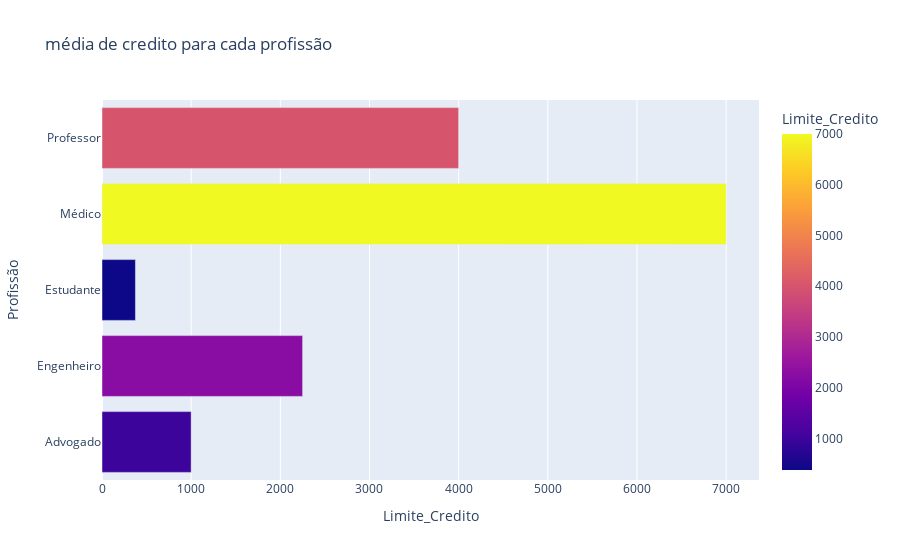

The notebook cell this image was saved under:
### Code cell
# irei calcular a média de credito para cada profissão 
salario_por_credito = df.groupby("Profissão")['Limite_Credito'].mean().reset_index()

# Criando o gráfico de barras horizontais, muito semelhante a biblioteca matplotlib
fig = px.bar(salario_por_credito, x='Limite_Credito', y='Profissão', orientation='h',
             title=' média de credito para cada profissão ',
             labels={"Profissão": "Profissão", 'Limite_Credito': 'Limite_Credito'},
             color="Limite_Credito")
# Exibindo o gráfico
fig.show()

### Figure 1 — Plotly figure (JSON) as saved in the notebook; plotly's stock layout.template omitted (floating-point values rounded to 4 significant figures)
{"data": [{"alignmentgroup": "True", "hovertemplate": "Limite_Credito=%{marker.color}<br>Profissão=%{y}<extra></extra>", "legendgroup": "", "marker": {"color": [1000, 2250, 375, 7000, 4000], "coloraxis": "coloraxis", "pattern": {"shape": ""}}, "name": "", "offsetgroup": "", "orientation": "h", "showlegend": false, "textposition": "auto", "type": "bar", "x": [1000, 2250, 375, 7000, 4000], "xaxis": "x", "y": ["Advogado", "Engenheiro", "Estudante", "Médico", "Professor"], "yaxis": "y"}], "layout": {"autosize": true, "barmode": "relative", "coloraxis": {"colorbar": {"title": {"text": "Limite_Credito"}}, "colorscale": [[0, "#0d0887"], [0.1111, "#46039f"], [0.2222, "#7201a8"], [0.3333, "#9c179e"], [0.4444, "#bd3786"], [0.5556, "#d8576b"], [0.6667, "#ed7953"], [0.7778, "#fb9f3a"], [0.8889, "#fdca26"], [1, "#f0f921"]]}, "legend": {"tracegroupgap": 0}, "title": {"text": " média de credito para cada profissão "}, "xaxis": {"anchor": "y", "autorange": true, "domain": [0, 1], "range": [0, 7368.0], "title": {"text": "Limite_Credito"}, "type": "linear"}, "yaxis": {"anchor": "x", "autorange": true, "domain": [0, 1], "range": [-0.5, 4.5], "title": {"text": "Profissão"}, "type": "category"}}}
